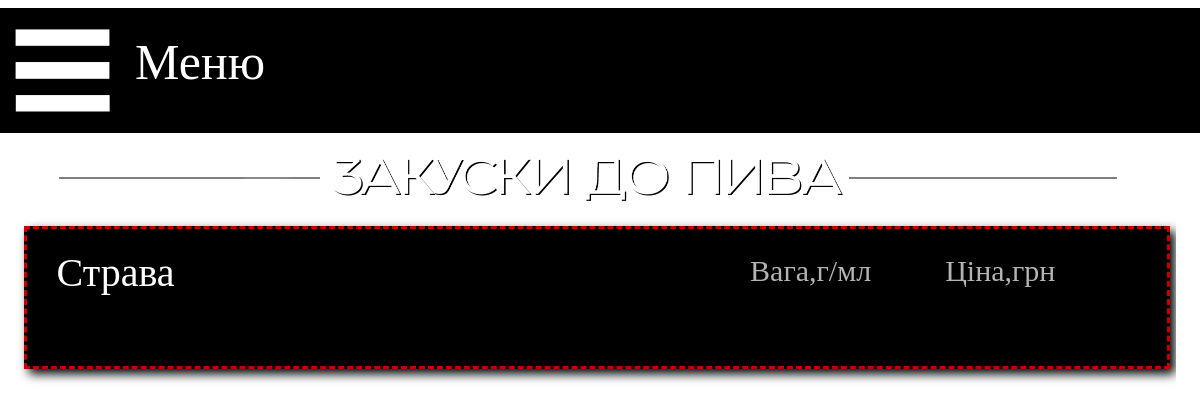
/zak-beer, run on an earlier commit of the app's database.
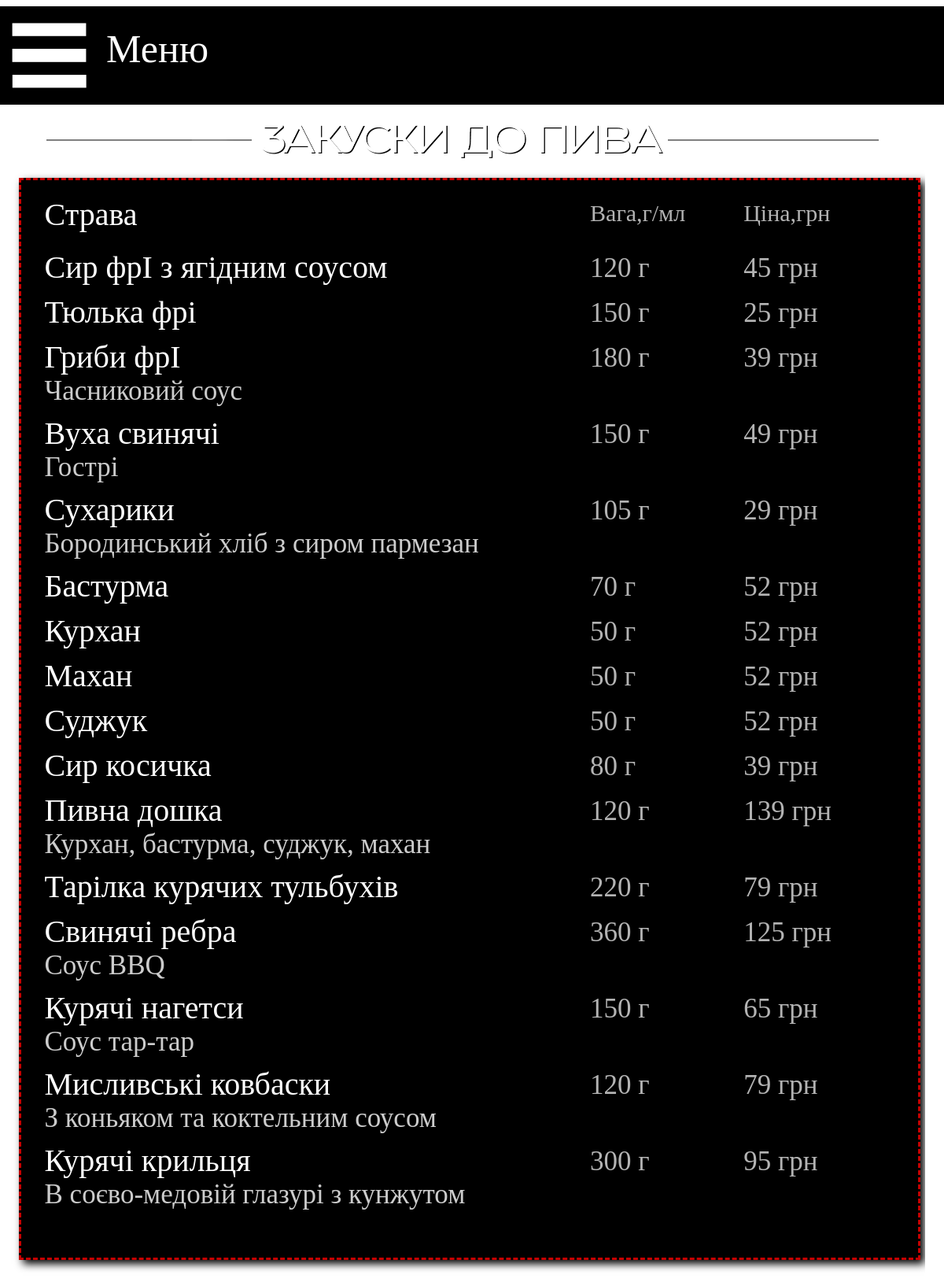
And on a later commit of the database.
### main/models.py (models this page shows, shortened)
class Menu_pub_zak_beer(models.Model):
    name = models.CharField('Название', max_length=40)
    weight = models.CharField('Вес', max_length=10)
    spec = models.CharField('Состав', max_length=200, blank=True)
    price = models.CharField('Цена', max_length=10)
    image = models.ImageField(upload_to="pub", default='pub/empty.png')
    class Meta:
        verbose_name = 'Закуска к пиву'
        verbose_name_plural = 'Закуски к пиву'

### main/views.py (the view)
# urls.py: path('zak-beer', views.pub_zak_beer, name='zak_beer'),
def pub_zak_beer(request):
    dish = Menu_pub_zak_beer.objects.all()
    n1 = pub_news.objects.all()
    return render(request, 'main/pub_zak_beer.html', {'Menu': dish, 'news': n1})

### main/templates/main/pub_zak_beer.html (shortened to what this page needs)
{% extends 'main/base_pub.html' %}
{% load static %}
{% block content_top %}
<div class="content_top">
    <img src="{% static 'img/content_top_2/zak_beer.png' %}" width="100%" height="100%">
</div>
{% endblock %}
{% block content2 %}
<div class="menu_list">
    <div class="menu_list_in">
        <div style="width: 100%; float: left">
            <div class="menu_list_head_name">Страва</div>
            <div class="menu_list_head_price">Цiна,грн</div>
            <div class="menu_list_head_weight">Вага,г/мл</div>
        </div>
        {% for el in Menu %}
        <div style="width: 100%; float: left">
            <div class="menu_list_name">{{el.name}}</div>
            <div class="menu_list_price">{{el.price}}</div>
            <div class="menu_list_weight">{{el.weight}}</div>
            <div class="menu_list_spec">{{el.spec}}</div>
        </div>
        {% endfor %}
    </div>
</div>
{% endblock %}

What changed in the data, as far as the page shows it:
added Menu_pub_zak_beer: name "Сир фрI з ягiдним соусом", price "45 грн", weight "120 г"
added Menu_pub_zak_beer: name "Тюлька фрi", price "25 грн", weight "150 г"
added Menu_pub_zak_beer: name "Гриби фрI", price "39 грн", weight "180 г", spec "Часниковий соус"
added Menu_pub_zak_beer: name "Вуха свинячi", price "49 грн", weight "150 г", spec "Гострi"
added Menu_pub_zak_beer: name "Сухарики", price "29 грн", weight "105 г", spec "Бородинський хлiб з сиром пармезан"
added Menu_pub_zak_beer: name "Бастурма", price "52 грн", weight "70 г"
added Menu_pub_zak_beer: name "Курхан", price "52 грн", weight "50 г"
added Menu_pub_zak_beer: name "Махан", price "52 грн", weight "50 г"
added Menu_pub_zak_beer: name "Суджук", price "52 грн", weight "50 г"
added Menu_pub_zak_beer: name "Сир косичка", price "39 грн", weight "80 г"
added Menu_pub_zak_beer: name "Пивна дошка", price "139 грн", weight "120 г", spec "Курхан, бастурма, суджук, махан"
added Menu_pub_zak_beer: name "Тарiлка курячих тульбухiв", price "79 грн", weight "220 г"
added Menu_pub_zak_beer: name "Свинячi ребра", price "125 грн", weight "360 г", spec "Соус BBQ"
added Menu_pub_zak_beer: name "Курячi нагетси", price "65 грн", weight "150 г", spec "Соус тар-тар"
added Menu_pub_zak_beer: name "Мисливськi ковбаски", price "79 грн", weight "120 г", spec "З коньяком та коктельним соусом"
added Menu_pub_zak_beer: name "Курячi крильця", price "95 грн", weight "300 г", spec "В соєво-медовій глазурі з кунжутом"
